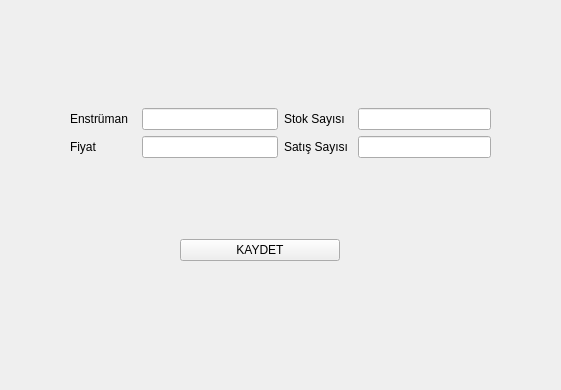
<?xml version="1.0" encoding="UTF-8"?>
<ui version="4.0">
 <class>Form</class>
 <widget class="QWidget" name="Form">
  <property name="geometry">
   <rect>
    <x>0</x>
    <y>0</y>
    <width>561</width>
    <height>390</height>
   </rect>
  </property>
  <property name="windowTitle">
   <string>Form</string>
  </property>
  <widget class="QWidget" name="bilgi_widget" native="true">
   <property name="geometry">
    <rect>
     <x>70</x>
     <y>100</y>
     <width>421</width>
     <height>66</height>
    </rect>
   </property>
   <layout class="QGridLayout" name="gridLayout_4">
    <item row="0" column="0">
     <layout class="QGridLayout" name="gridLayout_2">
      <property name="horizontalSpacing">
       <number>10</number>
      </property>
      <item row="1" column="0">
       <widget class="QLabel" name="fiyat_label">
        <property name="text">
         <string>Fiyat</string>
        </property>
       </widget>
      </item>
      <item row="1" column="1">
       <widget class="QLineEdit" name="fiyat_lineEdit"/>
      </item>
      <item row="0" column="0">
       <widget class="QLabel" name="enstruman_label">
        <property name="text">
         <string>Enstrüman </string>
        </property>
       </widget>
      </item>
      <item row="0" column="1">
       <widget class="QLineEdit" name="enstruman_lineEdit"/>
      </item>
     </layout>
    </item>
    <item row="0" column="1">
     <layout class="QGridLayout" name="gridLayout_3">
      <property name="horizontalSpacing">
       <number>10</number>
      </property>
      <item row="0" column="0">
       <widget class="QLabel" name="stok_label">
        <property name="text">
         <string>Stok Sayısı</string>
        </property>
       </widget>
      </item>
      <item row="0" column="1">
       <widget class="QLineEdit" name="stok_saysi_lineEdit"/>
      </item>
      <item row="1" column="0">
       <widget class="QLabel" name="satis_label">
        <property name="text">
         <string>Satış Sayısı</string>
        </property>
       </widget>
      </item>
      <item row="1" column="1">
       <widget class="QLineEdit" name="satis_sayisi_lineEdit"/>
      </item>
     </layout>
    </item>
   </layout>
  </widget>
  <widget class="QWidget" name="horizontalLayoutWidget">
   <property name="geometry">
    <rect>
     <x>180</x>
     <y>210</y>
     <width>160</width>
     <height>80</height>
    </rect>
   </property>
   <layout class="QHBoxLayout" name="kaydet_button_horizontalLayout">
    <item>
     <widget class="QPushButton" name="kaydet_pushButton">
      <property name="text">
       <string>KAYDET</string>
      </property>
     </widget>
    </item>
   </layout>
  </widget>
 </widget>
 <resources/>
 <connections/>
</ui>
